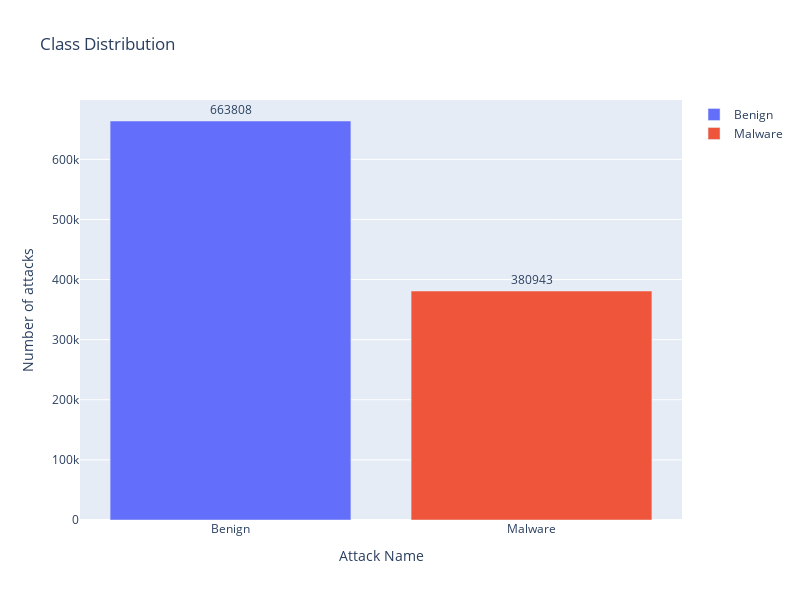

Here is the notebook cell this chart was saved with:
### Code cell
from plotly.offline import init_notebook_mode, iplot, plot
import plotly as py
import plotly.express as px
init_notebook_mode(connected=True)
import plotly.graph_objs as go

fig = go.Figure(data=[
    go.Bar(name='Benign', 
           y=df["Label"].value_counts().values[0:1],
           x=['Benign'],
           text = df["Label"].value_counts()[0:1],
           orientation='v',
           textposition='outside',),
    go.Bar(name='Malware', 
           y=df["Label"].value_counts().values[1:2],
           x=['Malware'],
           text = df["Label"].value_counts()[1:2],
           orientation='v',
           textposition='outside',)
])
# Change the bar mode
fig.update_layout(
                  width=800,
                  height=600,
                  title=f'Class Distribution',
                  yaxis_title='Number of attacks',
                  xaxis_title='Attack Name',)
iplot(fig)

### Figure 1 — Plotly figure (JSON) as saved in the notebook; plotly's stock layout.template omitted (floating-point values rounded to 4 significant figures)
{"data": [{"name": "Benign", "orientation": "v", "text": [663808], "textposition": "outside", "type": "bar", "x": ["Benign"], "y": [663808]}, {"name": "Malware", "orientation": "v", "text": [380943], "textposition": "outside", "type": "bar", "x": ["Malware"], "y": [380943]}], "layout": {"height": 600, "title": {"text": "Class Distribution"}, "width": 800, "xaxis": {"title": {"text": "Attack Name"}}, "yaxis": {"title": {"text": "Number of attacks"}}}}
